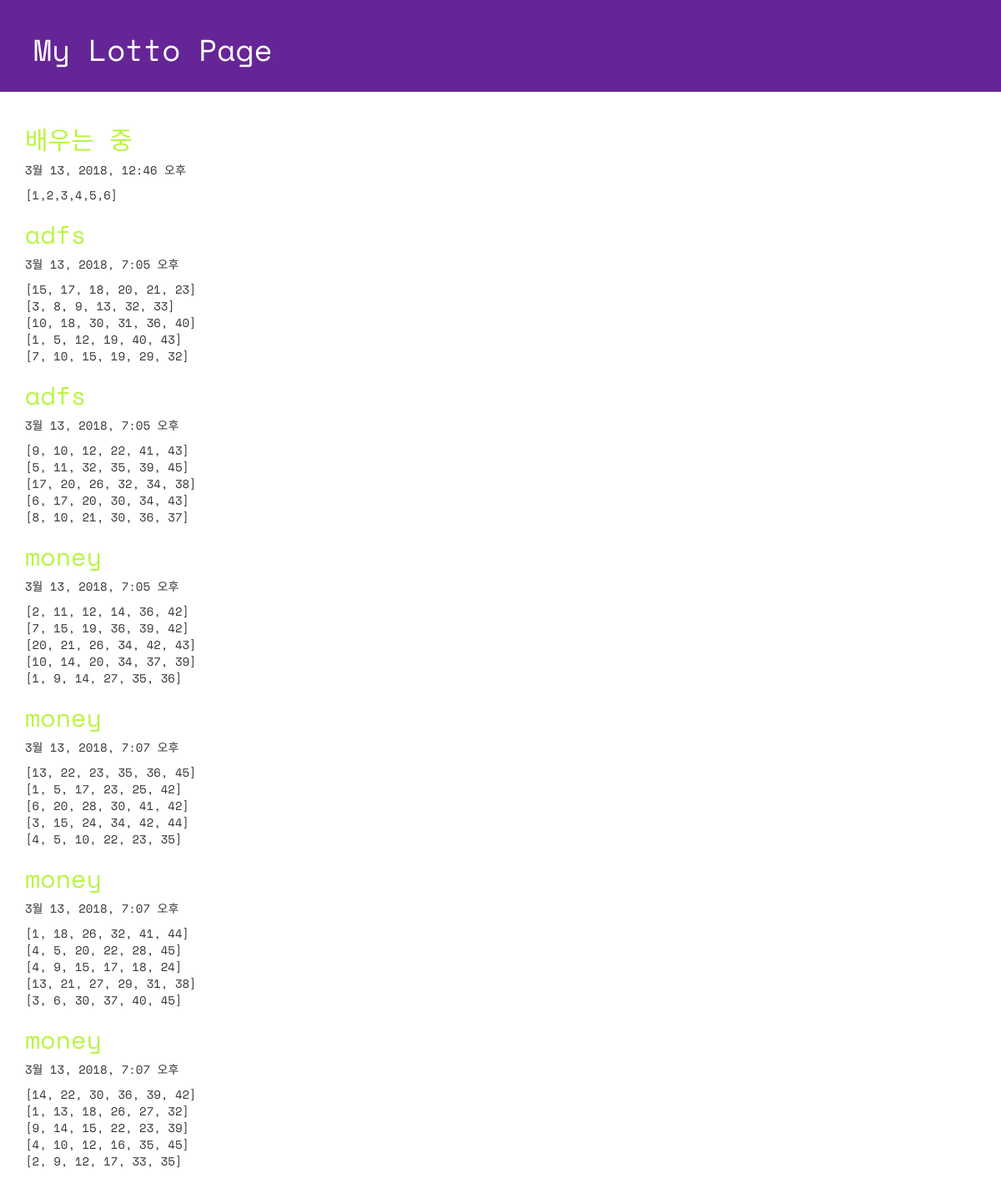
Page /lotto/ on the committed database.
### lotto/models.py (models this page shows, shortened)
class GuessNumbers(models.Model):
    name = models.CharField(max_length = 24)
    lottos = models.CharField(max_length = 255, default = '[1,2,3,4,5,6]')
    text = models.CharField(max_length = 255)
    num_lotto = models.IntegerField(default = 5)
    update_date = models.DateTimeField()

### lotto/views.py (the view)
# urls.py: path('lotto/', views.index, name='index'),
def index(request):
    lottos = GuessNumbers.objects.all()
    return render(request, "lotto/default.html", {'lottos' : lottos})

### lotto/templates/lotto/default.html (shortened to what this page needs)
<!DOCTYPE html>
<html lang="ko">
<head>
  <link rel="stylesheet" href="//maxcdn.bootstrapcdn.com/bootstrap/3.2.0/css/bootstrap.min.css">
  <link rel="stylesheet" href="//maxcdn.bootstrapcdn.com/bootstrap/3.2.0/css/bootstrap-theme.min.css">
  {% load staticfiles %}
  <link rel="stylesheet" href="{% static 'css/lotto.css' %}">
</head>
<body>
  <div class="page-header">
  <h1>My Lotto Page</h1>
  </div>
  <div class="container lotto">
    {%for lotto in lottos%}
    <h2>{{lotto.text}}</h2>
    <p>{{lotto.update_date}}</p>
    <p>{{lotto.lottos|linebreaksbr}}</p>
    {%endfor%}
  </div>
</body>
</html>

### lotto/static/css/lotto.css (style rules this page uses)
.page-header { background-color: #652596; margin-top: 0; padding: 20px 20px 20px 40px; font-family: 'Space Mono', monospace; }
.page-header h1 { color: #FFFFFF; }
.container { font-family: 'Space Mono', monospace; }
.container h2 { color: #b9f442; }

### rows in the picture
GuessNumbers: text "배우는 중", update_date "3월 13, 2018, 12:46 오후", lottos "[1,2,3,4,5,6]"
GuessNumbers: text "adfs", update_date "3월 13, 2018, 7:05 오후", lottos "[15, 17, 18, 20, 21, 23] [3, 8, 9, 13, 32, 33] [10, 18, 30, 31, 36, 40] [1, 5, 12, 19, 40, 43] [7, 10, 15, 19, 29, 32]"
GuessNumbers: text "adfs", update_date "3월 13, 2018, 7:05 오후", lottos "[9, 10, 12, 22, 41, 43] [5, 11, 32, 35, 39, 45] [17, 20, 26, 32, 34, 38] [6, 17, 20, 30, 34, 43] [8, 10, 21, 30, 36, 37]"
GuessNumbers: text "money", update_date "3월 13, 2018, 7:05 오후", lottos "[2, 11, 12, 14, 36, 42] [7, 15, 19, 36, 39, 42] [20, 21, 26, 34, 42, 43] [10, 14, 20, 34, 37, 39] [1, 9, 14, 27, 35, 36]"
GuessNumbers: text "money", update_date "3월 13, 2018, 7:07 오후", lottos "[13, 22, 23, 35, 36, 45] [1, 5, 17, 23, 25, 42] [6, 20, 28, 30, 41, 42] [3, 15, 24, 34, 42, 44] [4, 5, 10, 22, 23, 35]"
GuessNumbers: text "money", update_date "3월 13, 2018, 7:07 오후", lottos "[1, 18, 26, 32, 41, 44] [4, 5, 20, 22, 28, 45] [4, 9, 15, 17, 18, 24] [13, 21, 27, 29, 31, 38] [3, 6, 30, 37, 40, 45]"
GuessNumbers: text "money", update_date "3월 13, 2018, 7:07 오후", lottos "[14, 22, 30, 36, 39, 42] [1, 13, 18, 26, 27, 32] [9, 14, 15, 22, 23, 39] [4, 10, 12, 16, 35, 45] [2, 9, 12, 17, 33, 35]"
